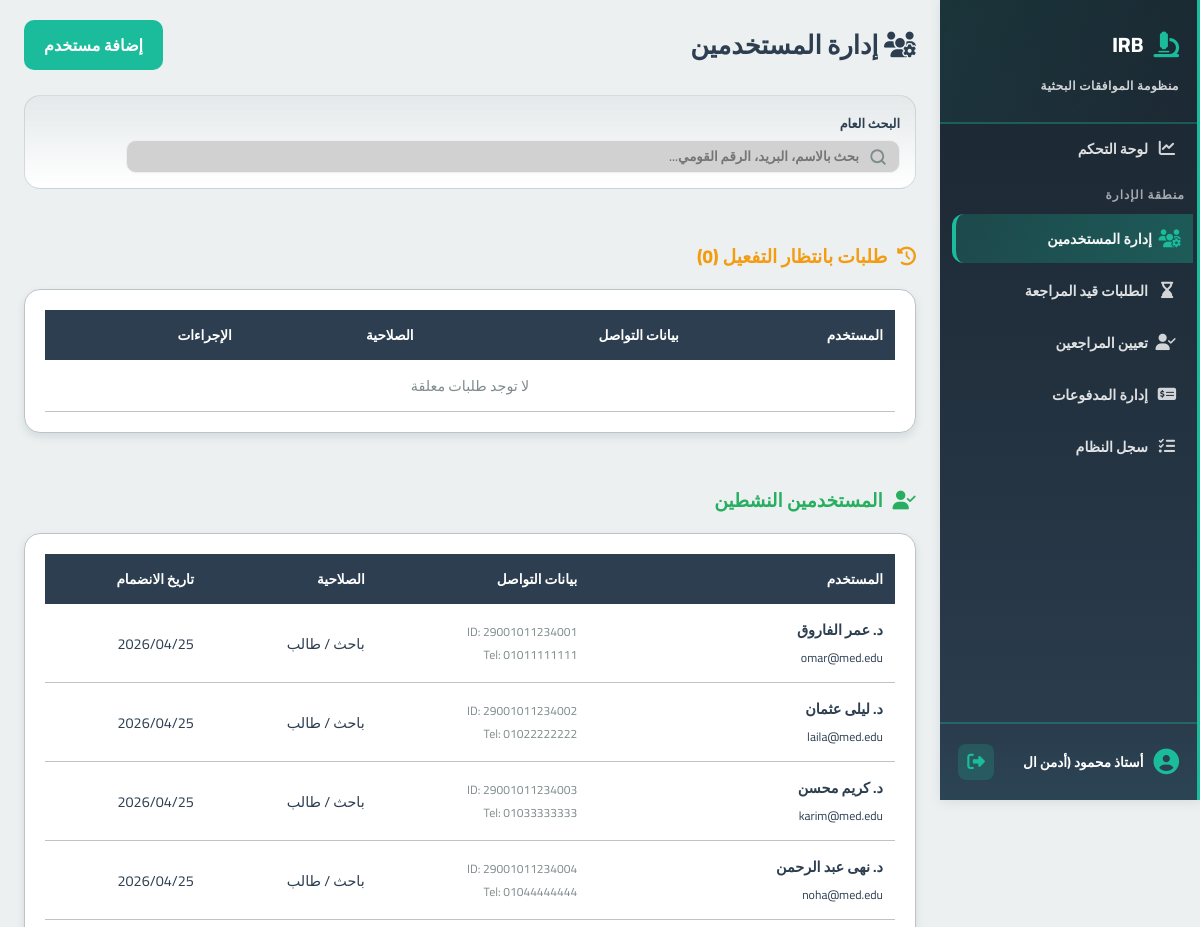
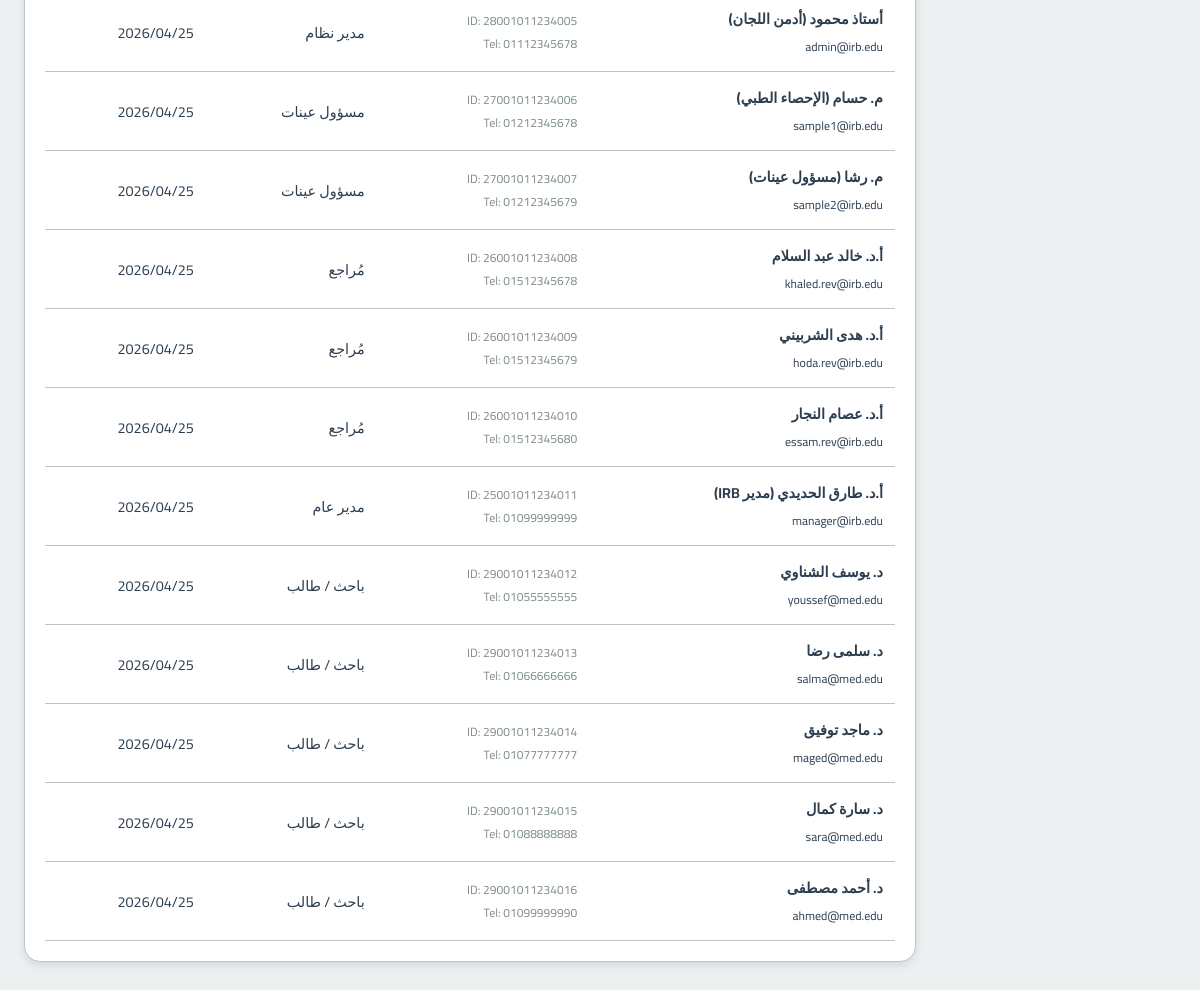
The app's page /features/admin/manage_users.php (signed in) with its own data (2 pictures, top to bottom).
### tables this page shows
CREATE TABLE users (
    id INT AUTO_INCREMENT PRIMARY KEY,
    role ENUM('student','admin','sample_officer','reviewer','manager') NOT NULL,
    full_name VARCHAR(255),
    email VARCHAR(255) UNIQUE,
    password_hash VARCHAR(255),
    national_id VARCHAR(20),
    phone_number VARCHAR(20),
    faculty VARCHAR(150),
    department VARCHAR(150),
    id_front_url VARCHAR(255),
    id_back_url VARCHAR(255),
    is_active BOOLEAN DEFAULT FALSE,
    created_at TIMESTAMP DEFAULT CURRENT_TIMESTAMP
);

### classes/Database.php (called while the page is built, shortened)
<?php
class Database
{
    public $conn;
    public function __construct()
    {
        $env = require __DIR__ . '/../includes/env.php';
        $this->host = $env['DB_HOST'];
        $this->user = $env['DB_USER'];
        $this->pass = $env['DB_PASS'];
        $this->db = $env['DB_NAME'];
        $this->port = $env['DB_PORT'];
        $this->conn = new mysqli($this->host, $this->user, $this->pass, $this->db, $this->port);
        $this->conn->set_charset("utf8mb4");
    }
    public function getconn() {
        return $this->conn;
    }
}
?>

### features/admin/manage_users.php (the view, shortened to what this page needs)
<?php
$db = new Database();
$sql = "SELECT id, full_name, email, role, is_active, national_id, phone_number, created_at FROM users ORDER BY created_at DESC";
$allUsers = $db->getconn()->query($sql)->fetch_all(MYSQLI_ASSOC);
$pendingUsers = [];
$activeUsers = [];
$roleTranslations = [
    'admin'          => 'مدير نظام',
    'manager'        => 'مدير عام',
    'reviewer'       => 'مُراجع',
    'sample_officer' => 'مسؤول عينات',
    'student'        => 'باحث / طالب'
];
foreach ($allUsers as $u) {
    if ((int)$u['is_active'] === 0) {
        $pendingUsers[] = $u;
    } else {
        $activeUsers[] = $u;
    }
}
?>
<!DOCTYPE html>
<html lang="ar" dir="rtl">
<head>
    <link rel="stylesheet" href="https://cdnjs.cloudflare.com/ajax/libs/font-awesome/6.4.0/css/all.min.css">
    <link rel="stylesheet" href="/irb-digital-system/includes/style.css">
    <link rel="stylesheet" href="/irb-digital-system/assets/css/global.css">
</head>
<body>
    <?php include __DIR__ . '/../../includes/sidebar.php'; ?>
    <div class="content">
        <div class="page-header">
            <h2 class="page-title"><i class="fa-solid fa-users-gear"></i> إدارة المستخدمين</h2>
            <a href="add_user.php" class="btn-add-user" style="background:var(--accent-base); color:white; padding:10px 20px; border-radius:10px; text-decoration:none; font-weight:800;">إضافة مستخدم</a>
        </div>
        <div class="toolbar-card">
            <div class="search-wrapper">
                <label style="display:block; font-weight:800; font-size:0.8rem; margin-bottom:5px;">البحث العام</label>
                <input type="text" id="mainSearch" class="search-input" placeholder="بحث بالاسم، البريد، الرقم القومي...">
            </div>
        </div>
        <h3 class="section-title" style="color: #f39c12;"><i class="fa-solid fa-clock-rotate-left"></i> طلبات بانتظار التفعيل (<?= count($pendingUsers) ?>)</h3>
        <div class="data-card">
            <table class="data-table">
                <thead>
                    <tr>
                        <th>المستخدم</th>
                        <th>بيانات التواصل</th>
                        <th>الصلاحية</th>
                        <th>الإجراءات</th>
                    </tr>
                </thead>
                <tbody>
                    <?php if(empty($pendingUsers)): ?>
                        <tr><td colspan="4" style="text-align:center; color:var(--text-muted);">لا توجد طلبات معلقة</td></tr>
                    <?php endif; ?>
                </tbody>
            </table>
        </div>
        <h3 class="section-title" style="color: #27ae60;"><i class="fa-solid fa-user-check"></i> المستخدمين النشطين</h3>
        <div class="data-card">
            <table class="data-table">
                <thead>
                    <tr>
                        <th>المستخدم</th>
                        <th>بيانات التواصل</th>
                        <th>الصلاحية</th>
                        <th>تاريخ الانضمام</th>
                    </tr>
                </thead>
                <tbody id="activeUsersTable">
                    <?php foreach ($activeUsers as $u): ?>
                    <tr data-search="<?= strtolower($u['full_name'] . ' ' . $u['email']) ?>" data-role="<?= $u['role'] ?>">
                        <td><strong><?= htmlspecialchars($u['full_name']) ?></strong><br><small><?= htmlspecialchars($u['email']) ?></small></td>
                        <td class="contact-info">
                            <small>ID: <?= $u['national_id'] ?></small>
                            <small>Tel: <?= $u['phone_number'] ?></small>
                        </td>
                        <td><span class="phase-badge"><?= $roleTranslations[$u['role']] ?? $u['role'] ?></span></td>
                        <td><?= date('Y/m/d', strtotime($u['created_at'])) ?></td>
                    </tr>
                    <?php endforeach; ?>
                </tbody>
            </table>
        </div>
    </div>
</body>
</html>

### includes/style.css (style rules this page uses)
:root { --primary: var(--primary-base); --surface: var(--bg-surface); --background: var(--bg-page); --text-dark: var(--text-main); --text-light: var(--text-muted); --border: var(--border-light); }
* { box-sizing: border-box; }
body { margin: 0; font-family: 'Cairo', sans-serif; background-color: var(--background); color: var(--text-dark); }
.search-wrapper { position: relative; }
.search-wrapper input { width: 90%; padding: 3px 40px 3px 15px; border-radius: 10px; border: 1px solid #eee; background-color: #d2d1d1; font-family: 'Cairo', sans-serif; }

### assets/css/global.css (style rules this page uses)
:root { --primary-light: #ecf5f7; --primary-base: #2c3e50; --primary-dark: #1a252f; --accent-light: #d5f4f1; --accent-base: #1abc9c; --accent-dark: #16a085; --success-light: #d5f4e6; --success-base: #27ae60; --warning-light: #fdebd0; --warning-base: #f39c12; --alert-light: #fadbd8; --alert-base: #e74c3c; --bg-page: #ecf0f1; --bg-surface: #ffffff; --text-main: #2c3e50; --text-muted: #7f8c8d; --border-light: #bdc3c7; --border-dark: #95a5a6; --status-approved-bg: #d5f4e6; --status-approved-text: #27ae60; --status-pending-bg: #fdebd0; --status-pending-text: #d68910; --status-rejected-bg: #fadbd8; --status-rejected-text: #c0392b; --radius-sm: 8px; --radius-md: 12px; --radius-lg: 16px; --shadow-sm: 0 2px 4px rgba(44, 62, 80, 0.1); --shadow-md: 0 4px 8px rgba(44, 62, 80, 0.12); --shadow-lg: 0 8px 16px rgba(44, 62, 80, 0.15); --transition-smooth: 0.3s ease; --shadow-lg: 0 10px 15px -3px rgba(15, 23, 42, 0.08), 0 4px 6px -4px rgba(15, 23, 42, 0.04); --shadow-glow: 0 0 15px rgba(6, 182, 212, 0.3); }

### features/admin/manage_users.php (style rules this page uses)
body { background:var(--bg-page); }
.content { margin-right:260px; padding:20px 24px; display:flex; flex-direction:column; align-items:center; }
.content > * { width:100%; max-width:1120px; }
.page-header { display: flex; justify-content: space-between; align-items: center; margin-bottom: 25px; }
.page-title { color:var(--primary-base); font-weight:800; font-size:1.6rem; margin:0; }
.toolbar-card { background: linear-gradient(180deg,rgba(44,62,80,0.04) 0%,#fff 100%); border: 1px solid rgba(189,195,199,0.6); border-radius: var(--radius-lg); padding: 15px; margin-bottom: 20px; display: flex; gap: 15px; align-items: flex-end; }
.search-wrapper { position: relative; flex: 1; }
.search-input { width:100%; border:1.5px solid rgba(189,195,199,0.9); border-radius:10px; padding:10px 40px 10px 12px; font-family:inherit; font-weight:600; }
.section-title { font-weight: 800; color: var(--primary-base); margin: 30px 0 15px; display: flex; align-items: center; gap: 10px; }
.data-card { background:var(--bg-surface); border-radius:var(--radius-lg); box-shadow:var(--shadow-md); border:1px solid var(--border-light); padding: 20px; margin-bottom: 20px; }
.data-table { width:100%; border-collapse:collapse; text-align:right; }
.data-table th { padding:12px; background:var(--primary-base); color:white; font-weight:700; font-size:0.85rem; }
.data-table td { padding:12px; border-bottom:1px solid var(--border-light); font-size: 0.9rem; }
.contact-info small { display: block; color: var(--text-muted); font-size: 0.75rem; }

### records on screen
users: full_name "د. عمر الفاروق", email "omar@med.edu", national "29001011234001", phone_number "01011111111", role "باحث / طالب", created_at "2026/04/25"
users: full_name "د. ليلى عثمان", email "laila@med.edu", national "29001011234002", phone_number "01022222222", role "باحث / طالب", created_at "2026/04/25"
users: full_name "د. كريم محسن", email "karim@med.edu", national "29001011234003", phone_number "01033333333", role "باحث / طالب", created_at "2026/04/25"
users: full_name "د. نهى عبد الرحمن", email "noha@med.edu", national "29001011234004", phone_number "01044444444", role "باحث / طالب", created_at "2026/04/25"
users: full_name "أستاذ محمود (أدمن اللجان)", email "admin@irb.edu", national "28001011234005", phone_number "01112345678", role "مدير نظام", created_at "2026/04/25"
users: full_name "م. حسام (الإحصاء الطبي)", email "sample1@irb.edu", national "27001011234006", phone_number "01212345678", role "مسؤول عينات", created_at "2026/04/25"
users: full_name "م. رشا (مسؤول عينات)", email "sample2@irb.edu", national "27001011234007", phone_number "01212345679", role "مسؤول عينات", created_at "2026/04/25"
users: full_name "أ.د. خالد عبد السلام", email "khaled.rev@irb.edu", national "26001011234008", phone_number "01512345678", role "مُراجع", created_at "2026/04/25"
users: full_name "أ.د. هدى الشربيني", email "hoda.rev@irb.edu", national "26001011234009", phone_number "01512345679", role "مُراجع", created_at "2026/04/25"
users: full_name "أ.د. عصام النجار", email "essam.rev@irb.edu", national "26001011234010", phone_number "01512345680", role "مُراجع", created_at "2026/04/25"
users: full_name "أ.د. طارق الحديدي (مدير IRB)", email "manager@irb.edu", national "25001011234011", phone_number "01099999999", role "مدير عام", created_at "2026/04/25"
users: full_name "د. يوسف الشناوي", email "youssef@med.edu", national "29001011234012", phone_number "01055555555", role "باحث / طالب", created_at "2026/04/25"
users: full_name "د. سلمى رضا", email "salma@med.edu", national "29001011234013", phone_number "01066666666", role "باحث / طالب", created_at "2026/04/25"
users: full_name "د. ماجد توفيق", email "maged@med.edu", national "29001011234014", phone_number "01077777777", role "باحث / طالب", created_at "2026/04/25"
users: full_name "د. سارة كمال", email "sara@med.edu", national "29001011234015", phone_number "01088888888", role "باحث / طالب", created_at "2026/04/25"
users: full_name "د. أحمد مصطفى", email "ahmed@med.edu", national "29001011234016", phone_number "01099999990", role "باحث / طالب", created_at "2026/04/25"

### other values on screen
mb_substr($_SESSION['full_name'], 0, 20, 'UTF-8') "أستاذ محمود (أدمن ال"
count($pendingUsers) "0"
